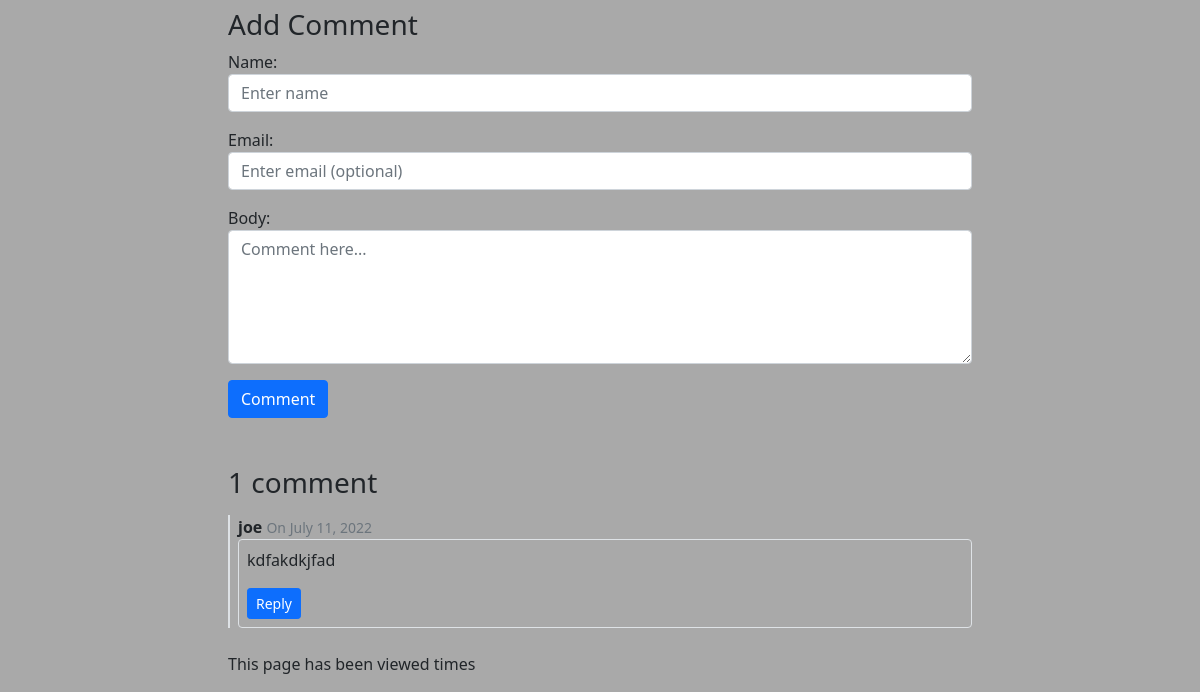
The page /blog/testing/ (lower part) on the database as committed earlier.
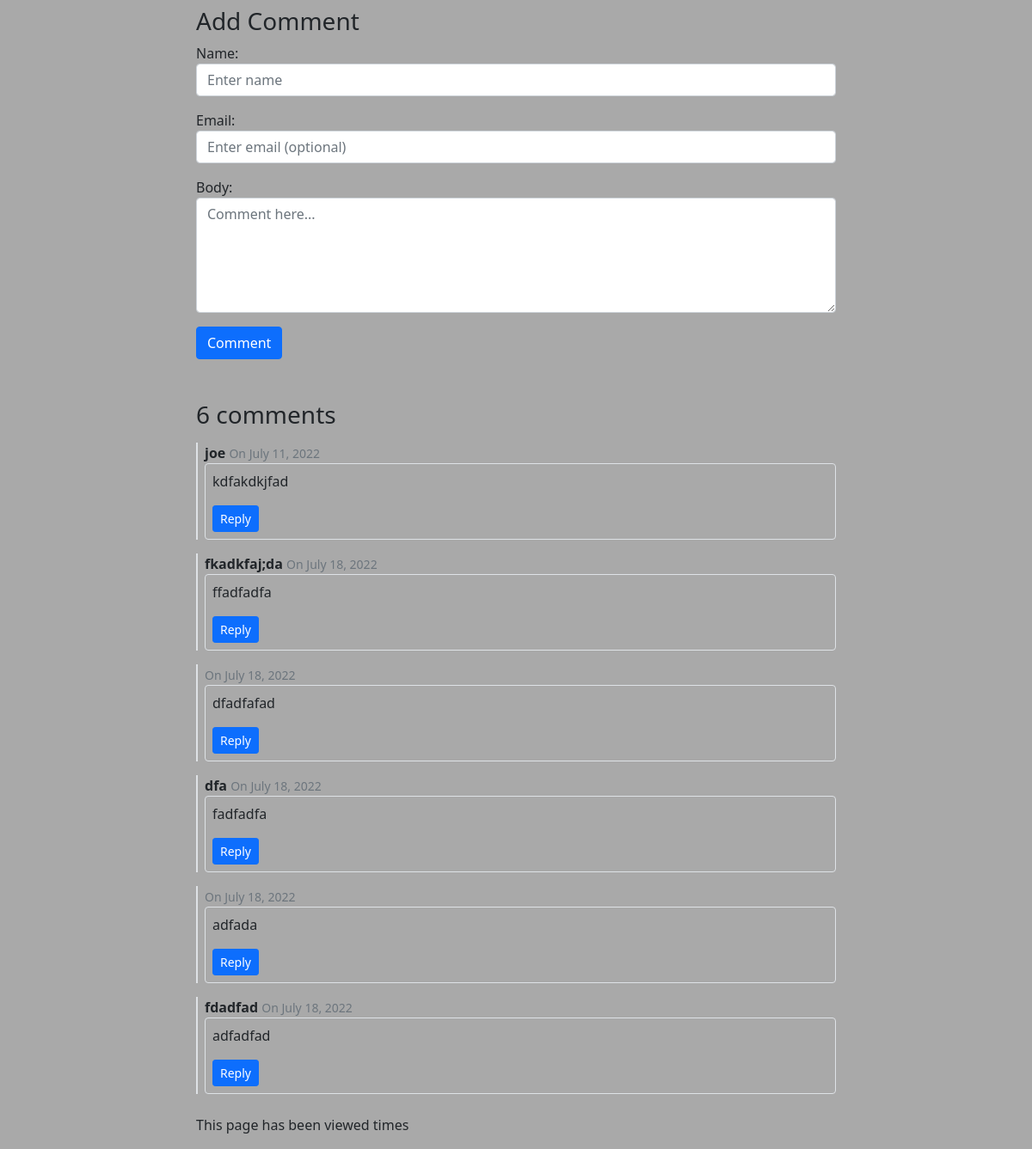
The same page on the database as committed later.
### blog/models.py (models this page shows, shortened)
class Comment(models.Model):
    post = models.ForeignKey(Post, on_delete=models.CASCADE, related_name="comments")
    name = models.CharField(max_length=50)
    email = models.EmailField(blank=True)
    parent = models.ForeignKey("self", null=True, blank=True, on_delete=models.CASCADE)
    body = models.TextField()
    created = models.DateTimeField(auto_now_add=True)
    updated = models.DateTimeField(auto_now=True)
    active = models.BooleanField(default=True)
    class Meta:
        ordering = ("created",)
    def get_comments(self):
        return Comment.objects.filter(parent=self).filter(active=True)

### blog/views.py (the view)
# urls.py: path("<slug:post>/", views.post_detail, name="post_detail"),
def post_detail(request, post):
    post = get_object_or_404(Post, slug=post, status="published")
    comments = post.comments.filter(active=True)
    new_comment = None
    if request.method == "POST":
        comment_form = CommentForm(data=request.POST)
        if comment_form.is_valid():
            new_comment = comment_form.save(commit=False)
            new_comment.post = post
            new_comment.save()
            return redirect(post.get_absolute_url() + "#" + str(new_comment.id))
    else:
        comment_form = CommentForm()
    return render(
        request,
        "post_detail.html",
        {"post": post, "comments": comments, "comment_form": comment_form},
    )

### blog/forms.py
class CommentForm(forms.ModelForm):
    class Meta:
        model = Comment
        fields = ("name", "email", "body")
    def __init__(self, *args, **kwargs):
        super(CommentForm, self).__init__(*args, **kwargs)
        self.fields["name"].widget.attrs = {
            "placeholder": "Enter name",
            "class": "form-control",
        }
        self.fields["email"].widget.attrs = {
            "placeholder": "Enter email (optional)",
            "class": "form-control",
        }
        self.fields["body"].widget.attrs = {
            "placeholder": "Comment here...",
            "class": "form-control",
            "rows": "5",
        }

### blog/models.py (called while the page is built)
    def get_absolute_url(self):
        return reverse("blog:post_detail", args=[self.slug])

    def get_comments(self):
        return self.comments.filter(parent=None).filter(active=True)

### templates/post_detail.html (shortened to what this page needs)
{% extends 'base.html' %}
{% block content %}
        <h3>Add Comment</h3>
        <form method="post" action="">
            {{ comment_form.as_p }}
            <button type="submit" class="btn btn-primary">Comment</button>
        </form>
        {% with comments.count as total_comments %}
            <h3 class="mt-5">
                {{ total_comments }} comment{{ total_comments|pluralize }}
            </h3>
        {% endwith %}
        {% if not post.comments.all %}
            No comments yet
        {% else %}
            {% for comment in post.get_comments %}
                {% include 'comment.html' with comment=comment %}
            {% endfor %}
        {% endif %}
{% endblock content %}

### templates/comment.html (shortened to what this page needs)
<div class="border-0 border-start border-2 ps-2" id="{{comment.id}}">
    <div class="mt-3">
        <strong>{{comment.name}}</strong>
        <small class="text-muted">On {{ comment.created.date }}</small>
    </div>
    <div class="border p-2 rounded">
        <p>{{comment.body}}</p>
        <button class="btn btn-primary btn-sm" onclick="handleReply({{comment.id}})">Reply</button>
    </div>
</div>

Rows that differ between the two databases and show on the page:
added Comment: name "fkadkfaj;da", created "July 18, 2022", body "ffadfadfa"
added Comment: created "July 18, 2022", body "dfadfafad"
added Comment: name "dfa", created "July 18, 2022", body "fadfadfa"
added Comment: created "July 18, 2022", body "adfada"
added Comment: name "fdadfad", created "July 18, 2022", body "adfadfad"
Other text that changed with them:
{{ total_comments }}: "1" → "6"
